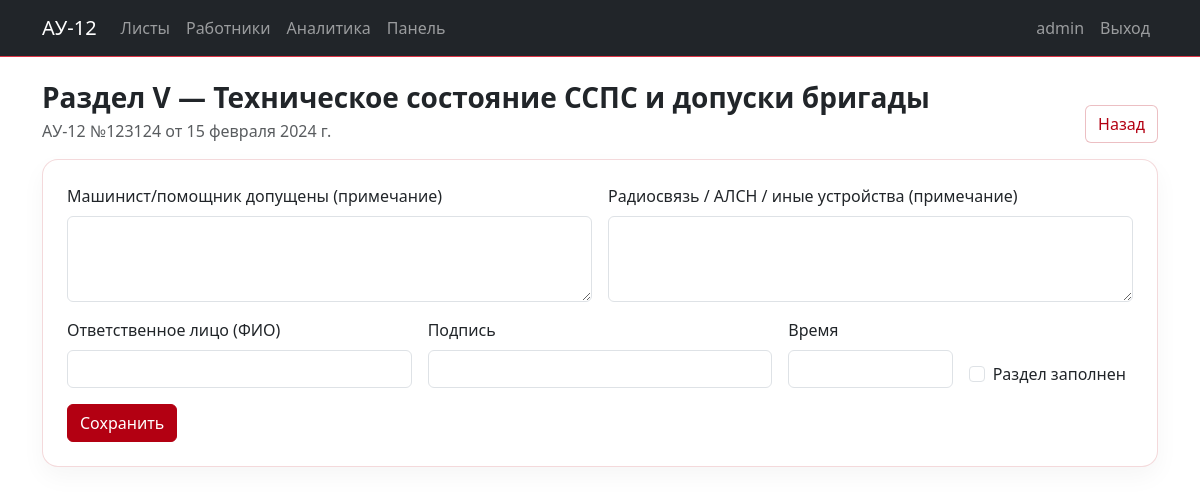
Before: /au12/4/section/v/ (signed in) with the older database file.
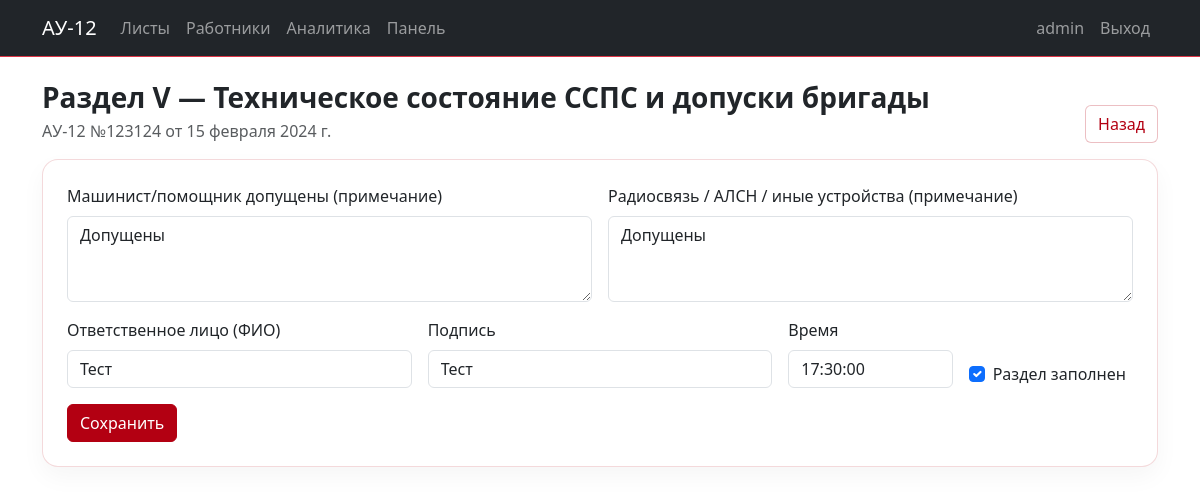
After: the same page with the newer database file.
### apps/routesheets/models.py (models this page shows)
class AU12SectionV(models.Model):
    routesheet = models.OneToOneField(
        RouteSheetAU12,
        verbose_name="Маршрутный лист",
        on_delete=models.CASCADE,
        related_name="section_v",
    )
    fuel_notes = models.TextField("Примечания по топливу/ТСМ (раздел V)", blank=True)
    repairs_notes = models.TextField("Примечания по ремонту/обслуживанию", blank=True)
    master_name = models.CharField("Мастер (ФИО)", max_length=255, blank=True)
    master_signature = models.CharField("Подпись мастера", max_length=255, blank=True)
    sign_time = models.TimeField("Время отметки", null=True, blank=True)
    is_done = models.BooleanField("Раздел V заполнен", default=False)
    class Meta:
        verbose_name = "Раздел V"
        verbose_name_plural = "Раздел V"

### apps/routesheets/views.py (the view)
# urls.py: path("au12/<int:pk>/section/v/", views.au12_section_v, name="au12_sec_v"),
def au12_section_v(request, pk: int):
    rs = get_object_or_404(RouteSheetAU12, pk=pk)
    _require_access(request, rs, AU12Step.CREW_WORK)
    obj, _ = AU12SectionV.objects.get_or_create(routesheet=rs)
    if request.method == "POST":
        form = AU12SectionVForm(request.POST, instance=obj)
        if form.is_valid():
            form.save()
            recalc_status_and_step(rs)
            rs.save(update_fields=["status", "step"])
            messages.success(request, "Раздел V сохранён.")
            return redirect("routesheets:au12_detail", pk=rs.pk)
    else:
        form = AU12SectionVForm(instance=obj)
    return render(request, "routesheets/au12_section_v.html", {"rs": rs, "form": form})

### apps/routesheets/forms.py
class AU12SectionVForm(forms.ModelForm):
    class Meta:
        model = AU12SectionV
        exclude = ["routesheet"]
        labels = {
            "fuel_notes": "Примечания по топливу/ТСМ",
            "repairs_notes": "Примечания по ремонту/обслуживанию",
            "master_name": "Мастер (ФИО)",
            "master_signature": "Подпись мастера",
            "sign_time": "Время",
            "is_done": "Раздел V заполнен",
        }
        widgets = {
            "fuel_notes": forms.Textarea(attrs={"rows": 3}),
            "repairs_notes": forms.Textarea(attrs={"rows": 3}),
        }
    def __init__(self, *args, **kwargs):
        super().__init__(*args, **kwargs)
        bootstrapify_form(self)

### apps/routesheets/services/workflow.py (called while the page is built, shortened)
def can_access_step(user, rs: RouteSheetAU12, target_step: str) -> bool:
    if getattr(user, "is_superuser", False) or getattr(user, "role", None) == Role.ADMIN:
        return True

### apps/routesheets/views.py (called while the page is built)
def _require_access(request, rs: RouteSheetAU12, step: str) -> None:
    if not can_access_step(request.user, rs, step):
        raise Http404("Недостаточно прав или неверная последовательность заполнения.")

### apps/routesheets/templates/routesheets/au12_section_v.html (shortened to what this page needs)
{% extends "base.html" %}
{% block content %}
<div class="d-flex align-items-end justify-content-between flex-wrap gap-2 mb-3">
  <div>
    <h3 class="section-title mb-1">Раздел V — Техническое состояние ССПС и допуски бригады</h3>
    <div class="text-muted">АУ-12 №{{ rs.number }} от {{ rs.date }}</div>
  </div>
  <a class="btn btn-ghost" href="{% url 'routesheets:au12_detail' rs.id %}">Назад</a>
</div>
<div class="card p-4">
  <form method="post">
    <div class="row g-3 mb-3">
      <div class="col-md-6">
        <label class="form-label">Машинист/помощник допущены (примечание)</label>
        {{ form.fuel_notes }}
      </div>
      <div class="col-md-6">
        <label class="form-label">Радиосвязь / АЛСН / иные устройства (примечание)</label>
        {{ form.repairs_notes }}
      </div>
    </div>
    <div class="row g-3">
      <div class="col-md-4">
        <label class="form-label">Ответственное лицо (ФИО)</label>
        {{ form.master_name }}
      </div>
      <div class="col-md-4">
        <label class="form-label">Подпись</label>
        {{ form.master_signature }}
      </div>
      <div class="col-md-2">
        <label class="form-label">Время</label>
        {{ form.sign_time }}
      </div>
      <div class="col-md-2 d-flex align-items-end">
        <div class="form-check">{{ form.is_done }} <label class="form-check-label">Раздел заполнен</label></div>
      </div>
    </div>
    <button class="btn btn-brand mt-3" type="submit">Сохранить</button>
  </form>
</div>
{% endblock %}

Changed rows visible on the page:
changed AU12SectionV: fuel_notes (not shown) → "Допущены"; repairs_notes (not shown) → "Допущены"; master_name (not shown) → "Тест"; master_signature (not shown) → "Тест"; sign_time (not shown) → "17:30:00"; is_done "☐" → "☑"
